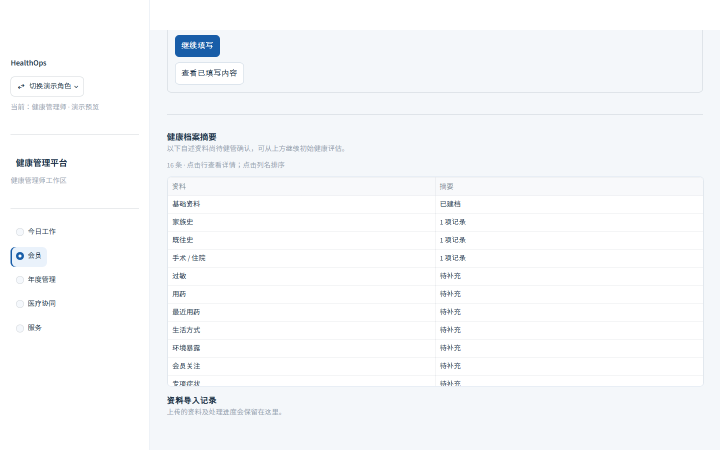
#> input picture docs/images/neumorphism-v2/original/04-archive-details.png, 1440 x 900 px (shown at 1/2 size); its folder holds only this picture in this run
$ python neumorphism_v2_diff.py original previous
#> lines starting #> are read from the running program, lines starting #| are printed output that depends on the picture
"""Lossless screenshot juxtaposition and numerical pixel differences, no retouching."""
import argparse
import json
from pathlib import Path
import numpy as np
from PIL import Image, ImageDraw, ImageFont, ImageFilter

parser=argparse.ArgumentParser()
parser.add_argument('old',choices=['original','previous'])
parser.add_argument('new',choices=['previous','revised'])
args=parser.parse_args()
root=Path(__file__).resolve().parents[1]/'docs/images/neumorphism-v2'
out=root/f'{args.old}-vs-{args.new}'
out.mkdir(parents=True,exist_ok=True)
rows=[]
font=ImageFont.truetype('C:/Windows/Fonts/segoeui.ttf',24)
for source in sorted((root/args.old).glob('0*.png')):
    target=root/args.new/source.name
    if not target.exists():continue
    old,new=Image.open(source).convert('RGB'),Image.open(target).convert('RGB')
#> old is the input picture: PIL image 1440x900 RGB; mean R, G, B 247.6, 249.3, 250.9
    assert old.size==new.size==(1440,900)
    pair=Image.new('RGB',(2880,948),'#183954')
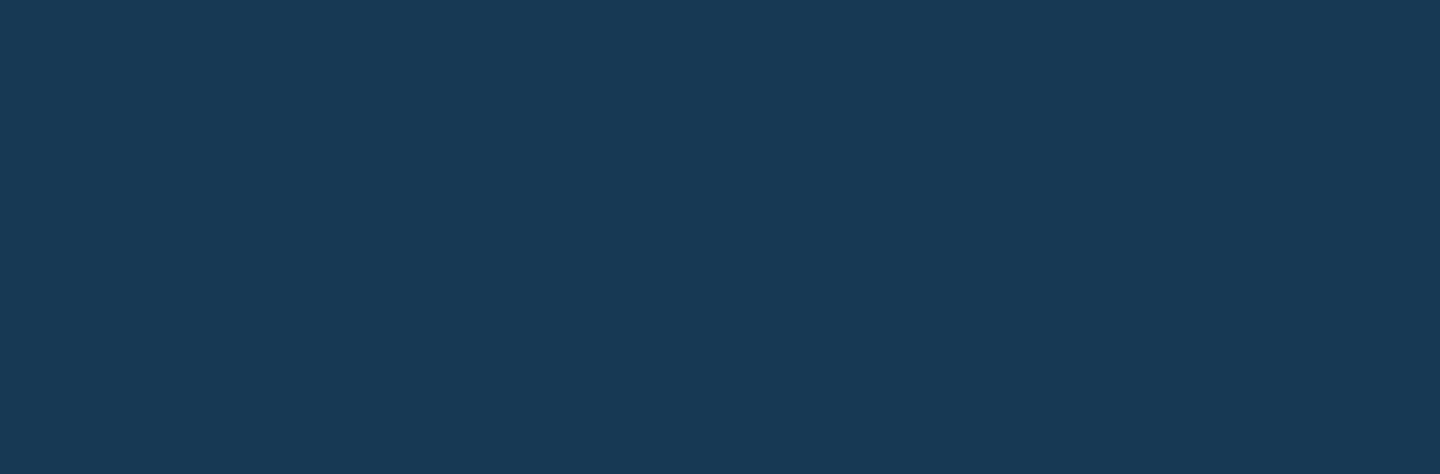
#> pair: PIL image 2880x948 RGB (shown at 1/2 size); mean R, G, B 24, 57, 84
    draw=ImageDraw.Draw(pair)
    draw.text((24,8),f'OLD | {args.old}',fill='white',font=font)
    draw.text((1464,8),f'NEW | {args.new}',fill='white',font=font)
    pair.paste(old,(0,48));pair.paste(new,(1440,48))
#> after `pair.paste(old, (0, 48))`:
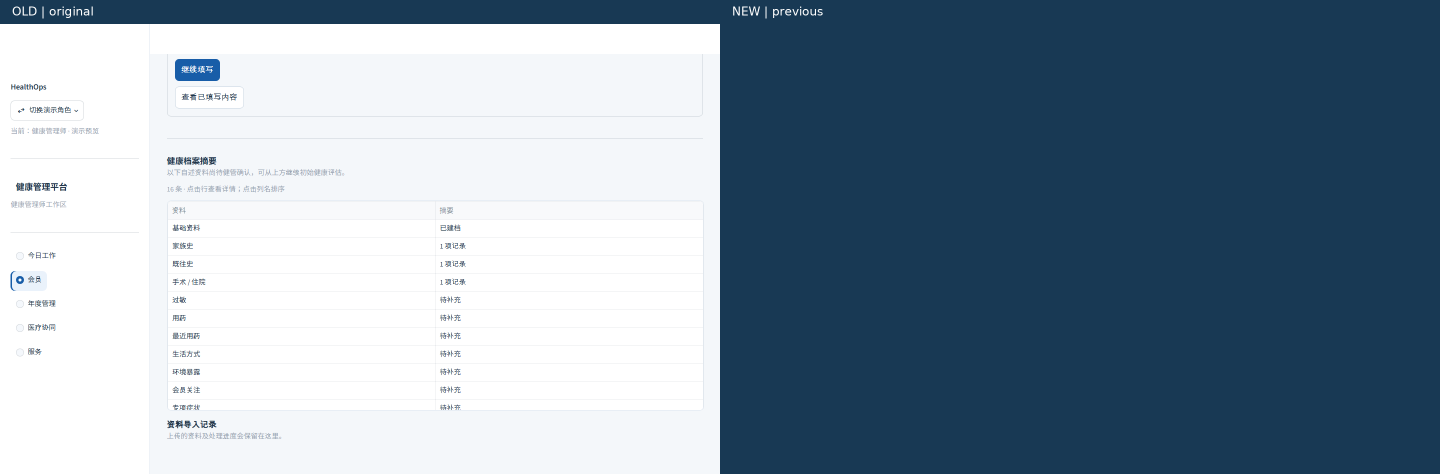
#> pair: PIL image 2880x948 RGB (shown at 1/2 size); mean R, G, B 130.3, 148.4, 163.4
#> after `pair.paste(new, (1440, 48))`:
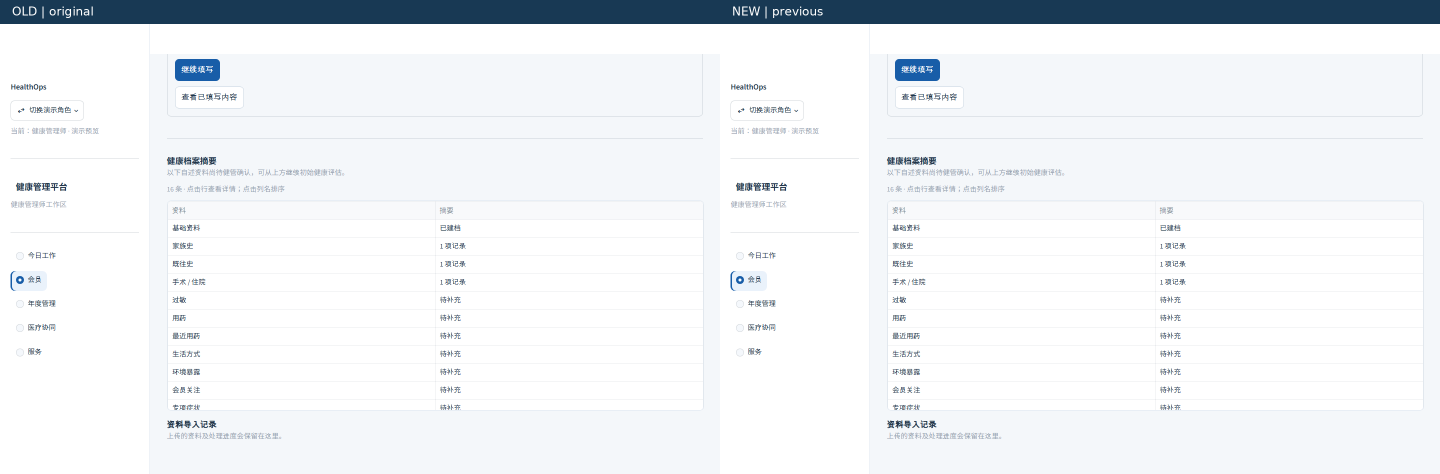
#> pair: PIL image 2880x948 RGB (shown at 1/2 size); mean R, G, B 236.5, 239.6, 242.6
    pair.save(out/source.name)
    pair.resize((1440,474),Image.Resampling.LANCZOS).save(out/f'{source.stem}-50pct.png')
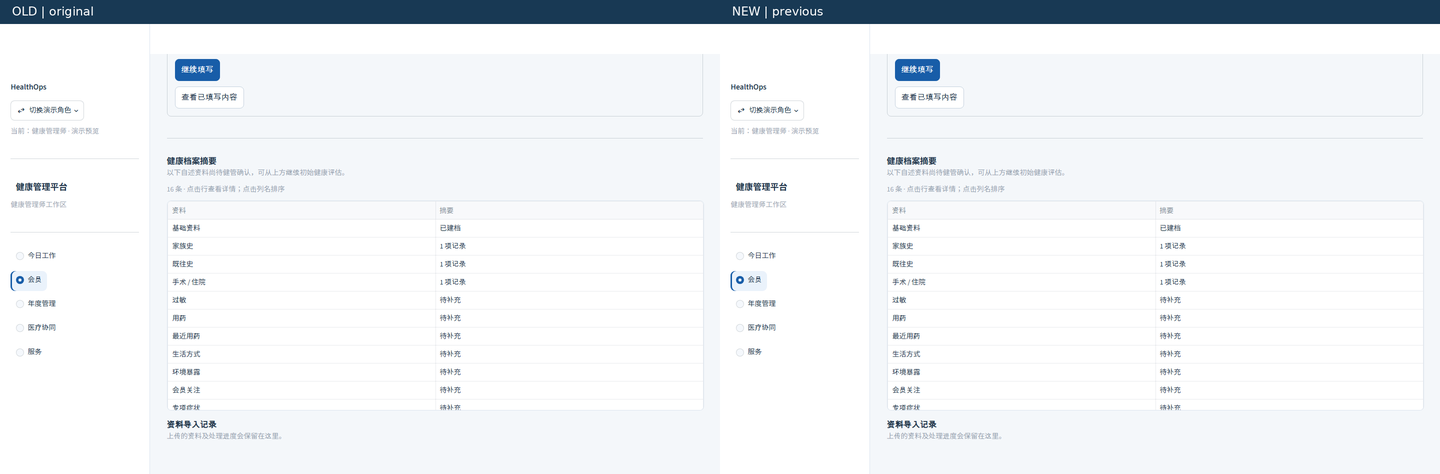
#> saved as 04-archive-details-50pct.png: PIL image 1440x474 RGB; mean R, G, B 236.3, 239.5, 242.5
    delta=np.abs(np.array(old,dtype=np.int16)-np.array(new,dtype=np.int16)).max(axis=2)
#> delta: shape (900, 1440) int16; every value is 0
    mask=delta>16
#> mask: shape (900, 1440) bool; every value is 0
    diff=np.full((900,1440,3),245,dtype=np.uint8)
    diff[mask]=[24,93,168]
    Image.fromarray(diff).save(out/f'{source.stem}-diff.png')
    # Also compare coarse tiles, to show distribution rather than one global background change.
    tile=mask.reshape(9,100,12,120).mean(axis=(1,3))
    edges=(np.array(old.convert('L').filter(ImageFilter.FIND_EDGES))>32)|(np.array(new.convert('L').filter(ImageFilter.FIND_EDGES))>32)
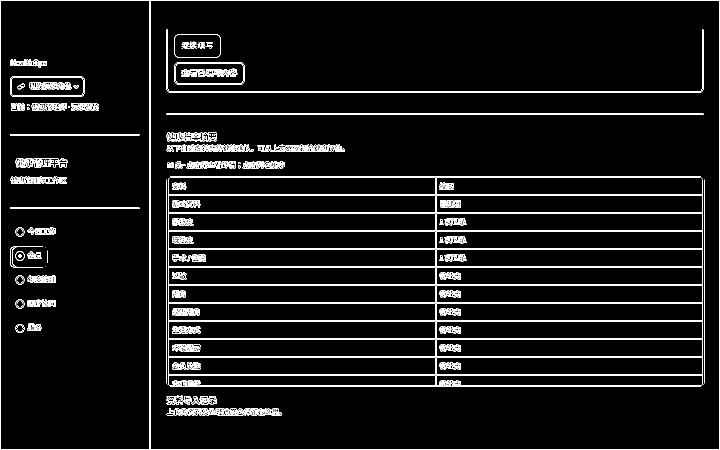
#> edges: shape (900, 1440) bool (shown at 1/2 size); 5.3% white in thin lines or dots
    rows.append({'page':source.stem,'threshold_rgb':16,'changed_area_percent':round(float(mask.mean()*100),2),
                 'changed_tiles_over_10pct':int((tile>.1).sum()),'total_tiles':108,
                 'changed_edges_percent':round(float(mask[edges].mean()*100),2),
                 'mean_channel_max_difference':round(float(delta.mean()),2)})
(out/'pixel-diff.json').write_text(json.dumps(rows,indent=2),encoding='utf-8')
print(json.dumps(rows,indent=2))
#| [
#|   {
#|     "page": "04-archive-details",
#|     "threshold_rgb": 16,
#|     "changed_area_percent": 0.0,
#|     "changed_tiles_over_10pct": 0,
#|     "total_tiles": 108,
#|     "changed_edges_percent": 0.0,
#|     "mean_channel_max_difference": 0.0
#|   }
#| ]
